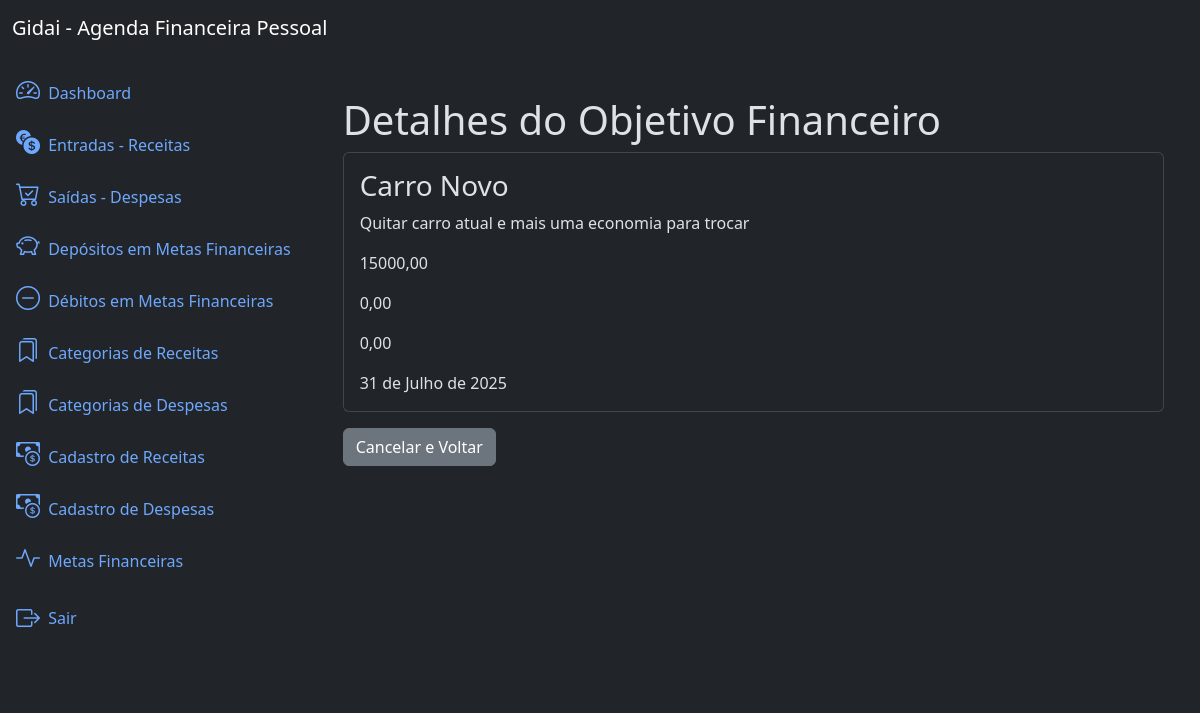
Page /goals/13/detail/ (signed in) on the committed database.
### goals/models.py (models this page shows, shortened)
class Goal(models.Model):
    name = models.CharField(max_length=200)
    description = models.TextField(null=True, blank=True)
    goalvalue = models.DecimalField(max_digits=20, decimal_places=2, default=0.00)
    deposit = models.DecimalField(max_digits=20, decimal_places=2, default=0.00)
    withdrawal = models.DecimalField(max_digits=20, decimal_places=2, default=0.00)
    enddate = models.DateField()
    created_at = models.DateField(auto_now_add=True)
    updated_at = models.DateField(auto_now=True)
    class Meta:
        ordering = ['name']

### goals/views.py (the view)
# urls.py: path('goals/<int:pk>/detail/', views.GoalDetailView.as_view(), name='goal_detail'),
class GoalDetailView(LoginRequiredMixin, DeleteView):
    model = models.Goal
    template_name = 'goal_detail.html'

### goals/templates/goal_detail.html
{% extends 'base.html' %}
{% block content %}
<div class="container mt-4">
    <h3 class="display-6">Detalhes do Objetivo Financeiro</h3>
    <div class="card">
        <div class="card-body">
            <h3 class="card-title">{{ object.name }}</h3>
            <p class="card-text">{{ object.description }}</p>
            <p class="card-text">{{ object.goalvalue }}</p>
            <p class="card-text">{{ object.deposit }}</p>
            <p class="card-text">{{ object.withdrawal }}</p>
            <p class="card-text">{{ object.enddate }}</p>
        </div>
    </div>
    <a href="{% url 'goal_list' %}" class="btn btn-secondary mt-3">Cancelar e Voltar</a>
</div>
{% endblock %}

### rows in the picture
Goal: name "Carro Novo", description "Quitar carro atual e mais uma economia para trocar", goalvalue "15000,00", deposit "0,00", withdrawal "0,00", enddate "31 de Julho de 2025"
